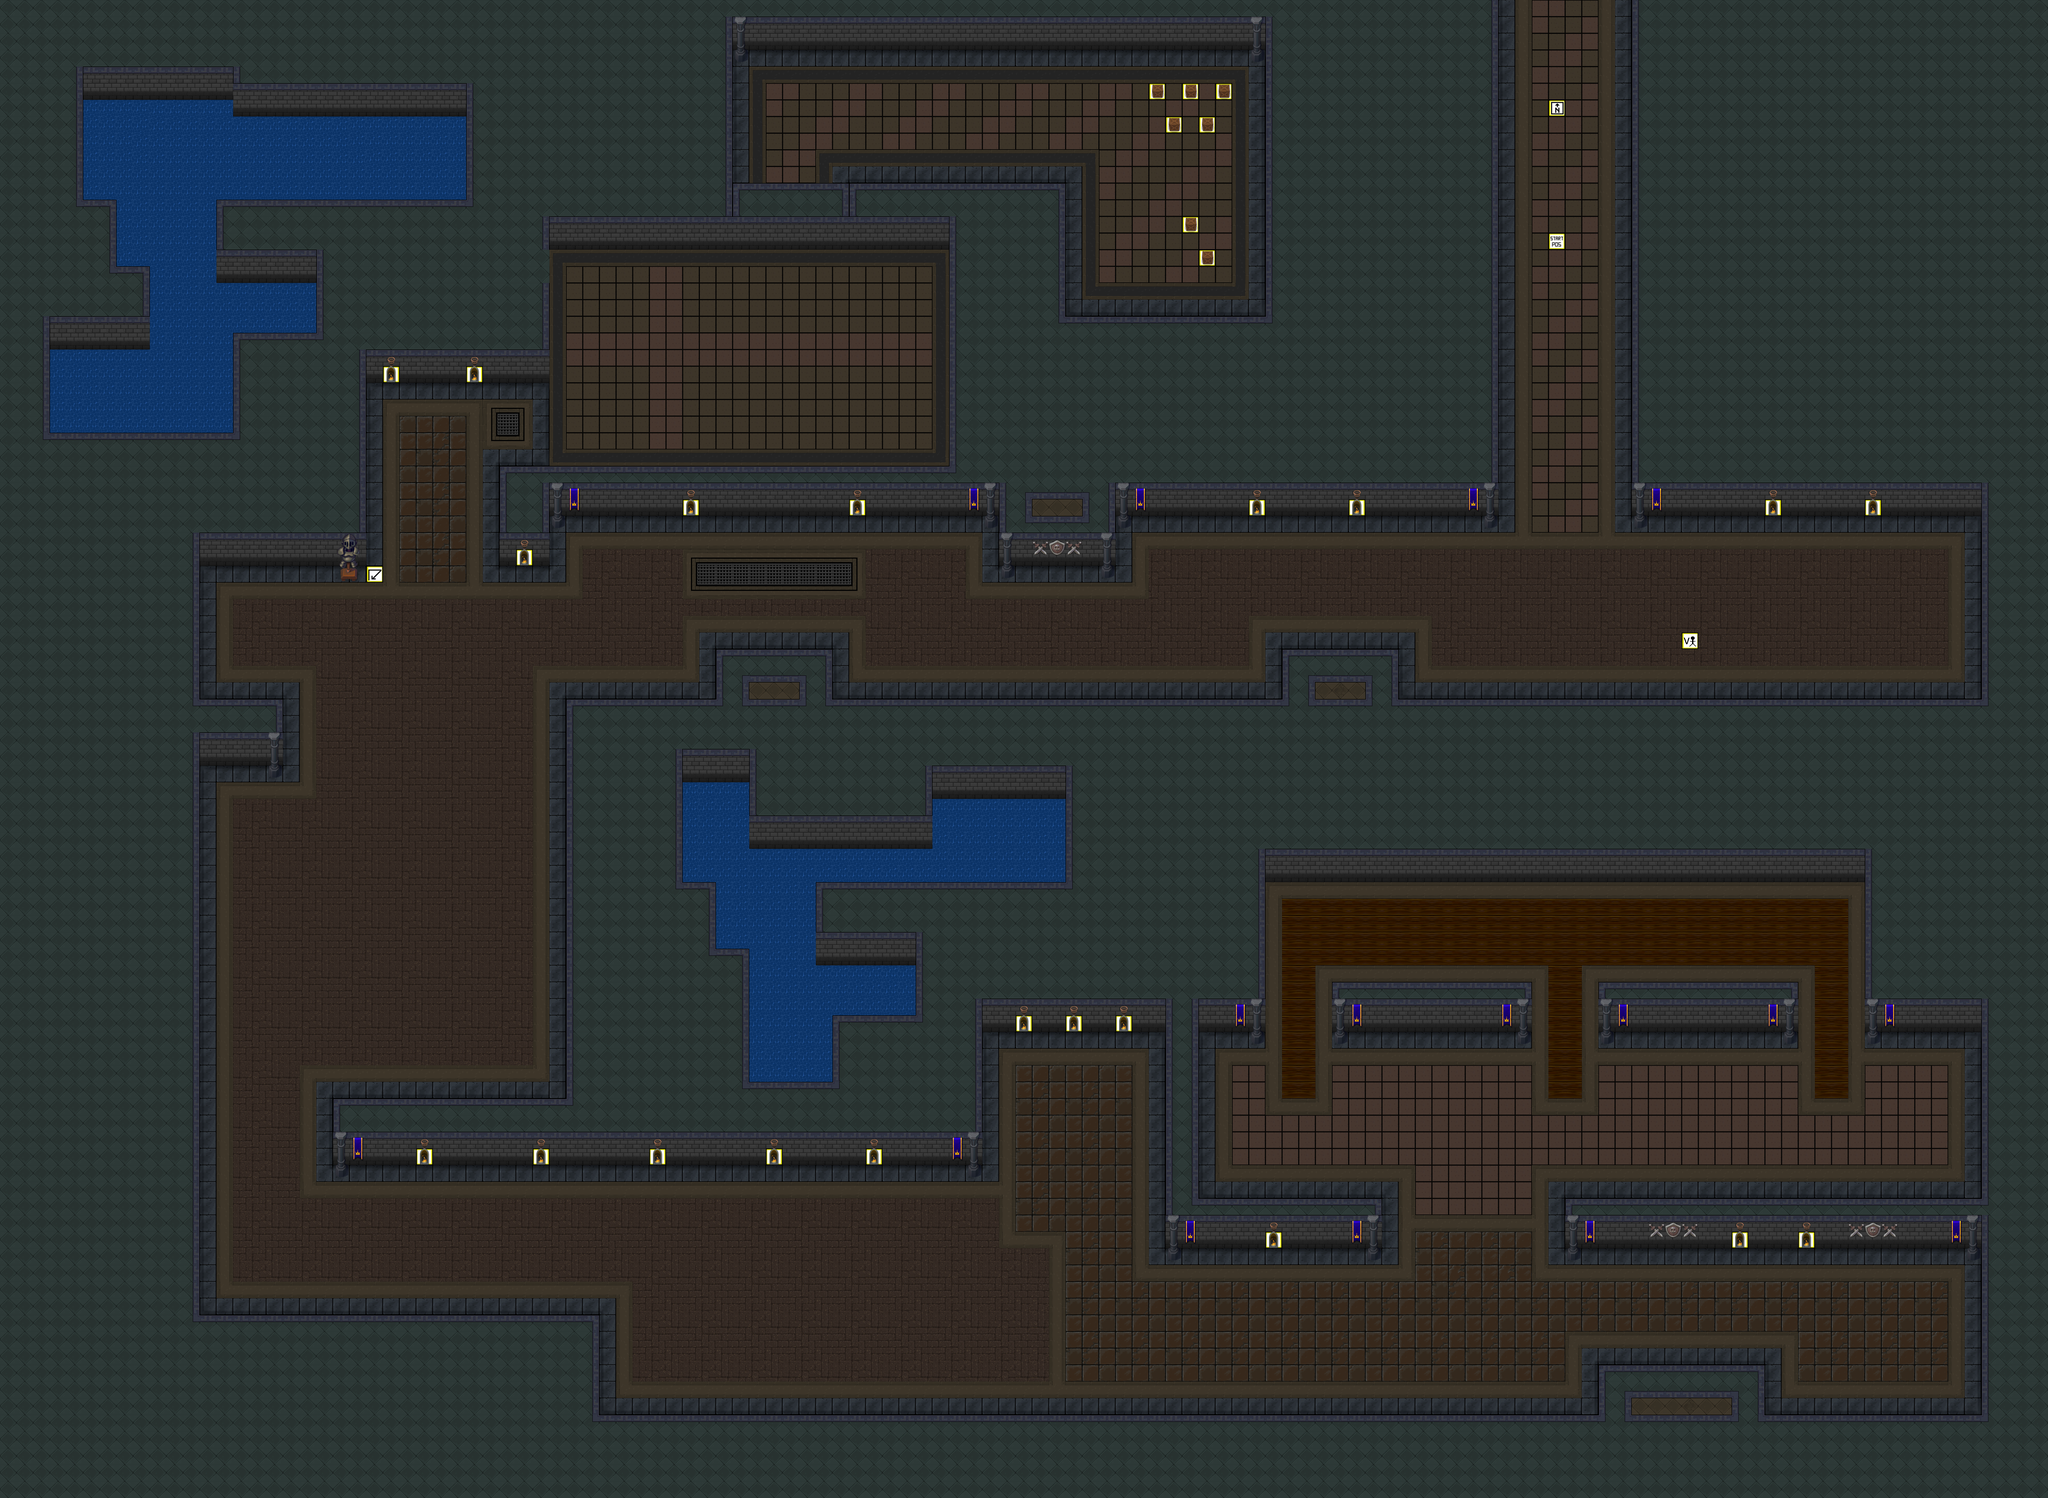

Tiled map render using the project's own tile images. Description and the map definition, with tile-layer contents summarised, below:
An orthogonal 123x90 tile map with 64x64 px tiles, 3 tile layers (game tiles, extra game tiles, marker tiles), 2 tilesets and 32 objects (32x Collision).

<map version="1.2" tiledversion="1.3.5" orientation="orthogonal" renderorder="left-up" compressionlevel="0" width="123" height="90" tilewidth="64" tileheight="64" infinite="0" nextlayerid="75" nextobjectid="1019">
 <tileset firstgid="1" name="marker_tiles" tilewidth="64" tileheight="64" tilecount="100" columns="10">
  <image source="marker_tiles.png" width="640" height="640" />
 </tileset>
 <tileset firstgid="101" name="tileset2" tilewidth="64" tileheight="64" tilecount="616" columns="22">
  <image source="tileset2.png" width="1408" height="1792" />
 </tileset>
 <layer id="69" name="game tiles" width="123" height="90">
  <data>[11070 cells, 11070 non-empty, 76 distinct tile ids]</data>
 </layer>
 <layer id="70" name="extra game tiles" width="123" height="90">
  <data>[11070 cells, 200 non-empty, 27 distinct tile ids]</data>
 </layer>
 <layer id="68" name="marker tiles" width="123" height="90">
  <data>[11070 cells, 23 non-empty, 4 distinct tile ids]</data>
 </layer>
 <objectgroup color="#ffaa00" id="65" name="collision">
  <object id="941" name="Wall" type="Collision" x="0" y="5056" width="2304" height="704" />
  <object id="942" name="Wall" type="Collision" x="2304" y="5440" width="5312" height="320" />
  <object id="943" name="Wall" type="Collision" x="6144" y="5248" width="640" height="192" />
  <object id="945" name="Wall" type="Collision" x="0" y="0" width="2112" height="1408" />
  <object id="946" name="Wall" type="Collision" x="3648" y="1216" width="2112" height="704" />
  <object id="947" name="Wall" type="Collision" x="6272" y="0" width="1600" height="1920" />
  <object id="948" name="Wall" type="Collision" x="2176" y="2688" width="1600" height="1728" />
  <object id="949" name="Wall" type="Collision" x="3776" y="2688" width="1088" height="1216" />
  <object id="950" name="Wall" type="Collision" x="4864" y="2688" width="2304" height="640" />
  <object id="951" name="Wall" type="Collision" x="5120" y="3776" width="768" height="128" />
  <object id="953" name="Wall" type="Collision" x="6144" y="3776" width="768" height="128" />
  <object id="955" name="Wall" type="Collision" x="7168" y="2688" width="704" height="1216" />
  <object id="956" name="Wall" type="Collision" x="7616" y="1920" width="256" height="768" />
  <object id="958" name="Wall" type="Collision" x="7616" y="3904" width="256" height="1856" />
  <object id="959" name="Wall" type="Collision" x="6016" y="4608" width="1600" height="128" />
  <object id="960" name="Wall" type="Collision" x="4480" y="4608" width="832" height="128" />
  <object id="961" name="Wall" type="Collision" x="4480" y="3904" width="128" height="704" />
  <object id="962" name="Wall" type="Collision" x="0" y="1408" width="1408" height="704" />
  <object id="981" name="Wall" type="Collision" x="4928" y="2496" width="448" height="192" />
  <object id="982" name="Wall" type="Collision" x="2752" y="2496" width="448" height="192" />
  <object id="983" name="Wall" type="Collision" x="3840" y="1920" width="448" height="192" />
  <object id="985" name="Wall" type="Collision" x="0" y="2112" width="768" height="2944" />
  <object id="989" name="Wall" type="Collision" x="768" y="2688" width="320" height="192" />
  <object id="990" name="Wall" type="Collision" x="1280" y="4224" width="896" height="192" />
  <object id="994" name="Wall" type="Collision" x="1920" y="1792" width="192" height="320" />
  <object id="1001" name="Wall" type="Collision" x="2112" y="1792" width="1536" height="128" />
  <object id="1002" name="Wall" type="Collision" x="2112" y="0" width="704" height="896" />
  <object id="1014" name="Wall" type="Collision" x="2816" y="0" width="2048" height="128" />
  <object id="1015" name="Wall" type="Collision" x="3648" y="896" width="448" height="320" />
  <object id="1016" name="Wall" type="Collision" x="2816" y="704" width="448" height="192" />
  <object id="1017" name="Wall" type="Collision" x="3264" y="704" width="832" height="192" />
  <object id="1018" name="Wall" type="Collision" x="4864" y="0" width="896" height="1216" />
 </objectgroup>
</map>
